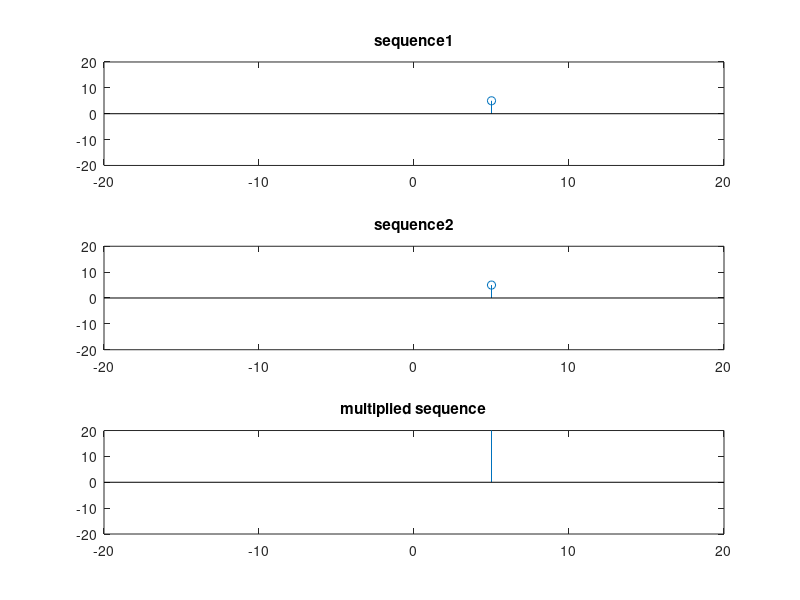

Here is the MATLAB script that generated this plot:
clc;
clear all;
close all;
x1 = input('enter the sequence1');
x2 = input('enter the sequence2');
st1 = input('enter starting point for seq1');
st2 = input('enter starting point for seq2');

num1 = st1 + length(x1)-1;
n1 = linspace(st1,num1,length(x1))
subplot(3,1,1);
stem(n1,x1);
title('sequence1');
hold on;
xlim([-20,20]);
ylim([-20 20]);
hold off;

num2 = st2 + length(x2)-1;
n2 = linspace(st2,num2,length(x2))
subplot(3,1,2);
stem(n2,x2);
title('sequence2');
hold on;
xlim([-20,20]);
ylim([-20 20]);
hold off;

n = min(min(n1),min(n2)):max(max(n1),max(n2));
y1 = zeros(1,length(n));
y2 = y1;
y1(find((n>=min(n1)) & (n<= max(n1)))) = x1;
y2(find((n>=min(n2)) & (n<= max(n2)))) = x2;
y = y1 .* y2;
subplot(3,1,3);
stem(n,y);
title('multiplied sequence');
hold on;
xlim([-20 20]);
ylim([-20 20]);
hold off;